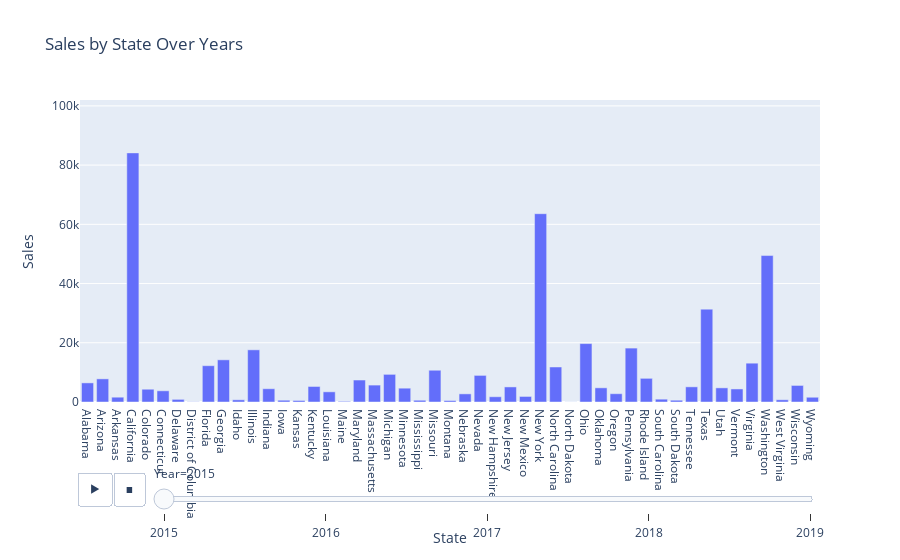

Write notebook code for a chart like this one.
### Code cell
sales_by_year_state = df.groupby(['Year', 'State'])['Sales'].sum().reset_index()

animated_bar_chart = px.bar(sales_by_year_state, 
                            x='State', 
                            y='Sales', 
                            animation_frame='Year', 
                            range_y=[0, sales_by_year_state['Sales'].max()],
                            title='Sales by State Over Years')
animated_bar_chart.show()

### Figure 1 — Plotly figure (JSON) as saved in the notebook; plotly's stock layout.template omitted (floating-point values rounded to 4 significant figures)
{"data": [{"alignmentgroup": "True", "hovertemplate": "Year=2015<br>State=%{x}<br>Sales=%{y}<extra></extra>", "legendgroup": "", "marker": {"color": "#636efa", "pattern": {"shape": ""}}, "name": "", "offsetgroup": "", "orientation": "v", "showlegend": false, "textposition": "auto", "type": "bar", "x": ["Alabama", "Arizona", "Arkansas", "California", "Colorado", "Connecticut", "Delaware", "District of Columbia", "Florida", "Georgia", "Idaho", "Illinois", "Indiana", "Iowa", "Kansas", "Kentucky", "Louisiana", "Maine", "Maryland", "Massachusetts", "Michigan", "Minnesota", "Mississippi", "Missouri", "Montana", "Nebraska", "Nevada", "New Hampshire", "New Jersey", "New Mexico", "New York", "North Carolina", "North Dakota", "Ohio", "Oklahoma", "Oregon", "Pennsylvania", "Rhode Island", "South Carolina", "South Dakota", "Tennessee", "Texas", "Utah", "Vermont", "Virginia", "Washington", "West Virginia", "Wisconsin", "Wyoming"], "xaxis": "x", "y": [6454.0, 7812.0, 1624.0, 84120.0, 4314.0, 3781.0, 892.7, 62.82, 12260.0, 14240.0, 742.8, 17620.0, 4480.0, 604.0, 518.2, 5244.0, 3437.0, 211.4, 7421.0, 5712.0, 9337.0, 4667.0, 590.8, 10730.0, 488.0, 2749.0, 8982.0, 1773.0, 5091.0, 1874.0, 63590.0, 11820.0, 25.92, 19730.0, 4789.0, 2798.0, 18200.0, 7992.0, 953.5, 601.3, 5121.0, 31360.0, 4772.0, 4405.0, 13110.0, 49450.0, 755.7, 5592.0, 1603.0], "yaxis": "y"}], "layout": {"autosize": true, "barmode": "relative", "legend": {"tracegroupgap": 0}, "sliders": [{"active": 0, "currentvalue": {"prefix": "Year="}, "len": 0.9, "pad": {"b": 10, "t": 60}, "steps": [{"args": [["2015"], {"frame": {"duration": 0, "redraw": true}, "fromcurrent": true, "mode": "immediate", "transition": {"duration": 0, "easing": "linear"}}], "label": "2015", "method": "animate"}, {"args": [["2016"], {"frame": {"duration": 0, "redraw": true}, "fromcurrent": true, "mode": "immediate", "transition": {"duration": 0, "easing": "linear"}}], "label": "2016", "method": "animate"}, {"args": [["2017"], {"frame": {"duration": 0, "redraw": true}, "fromcurrent": true, "mode": "immediate", "transition": {"duration": 0, "easing": "linear"}}], "label": "2017", "method": "animate"}, {"args": [["2018"], {"frame": {"duration": 0, "redraw": true}, "fromcurrent": true, "mode": "immediate", "transition": {"duration": 0, "easing": "linear"}}], "label": "2018", "method": "animate"}, {"args": [["2019"], {"frame": {"duration": 0, "redraw": true}, "fromcurrent": true, "mode": "immediate", "transition": {"duration": 0, "easing": "linear"}}], "label": "2019", "method": "animate"}], "x": 0.1, "xanchor": "left", "y": 0, "yanchor": "top"}], "title": {"text": "Sales by State Over Years"}, "updatemenus": [{"buttons": [{"args": [null, {"frame": {"duration": 500, "redraw": true}, "fromcurrent": true, "mode": "immediate", "transition": {"duration": 500, "easing": "linear"}}], "label": "&#9654;", "method": "animate"}, {"args": [[null], {"frame": {"duration": 0, "redraw": true}, "fromcurrent": true, "mode": "immediate", "transition": {"duration": 0, "easing": "linear"}}], "label": "&#9724;", "method": "animate"}], "direction": "left", "pad": {"r": 10, "t": 70}, "showactive": false, "type": "buttons", "x": 0.1, "xanchor": "right", "y": 0, "yanchor": "top"}], "xaxis": {"anchor": "y", "autorange": true, "domain": [0, 1], "range": [-0.5, 48.5], "title": {"text": "State"}, "type": "category"}, "yaxis": {"anchor": "x", "domain": [0, 1], "range": [0, 102000.0], "title": {"text": "Sales"}, "type": "linear"}}}
